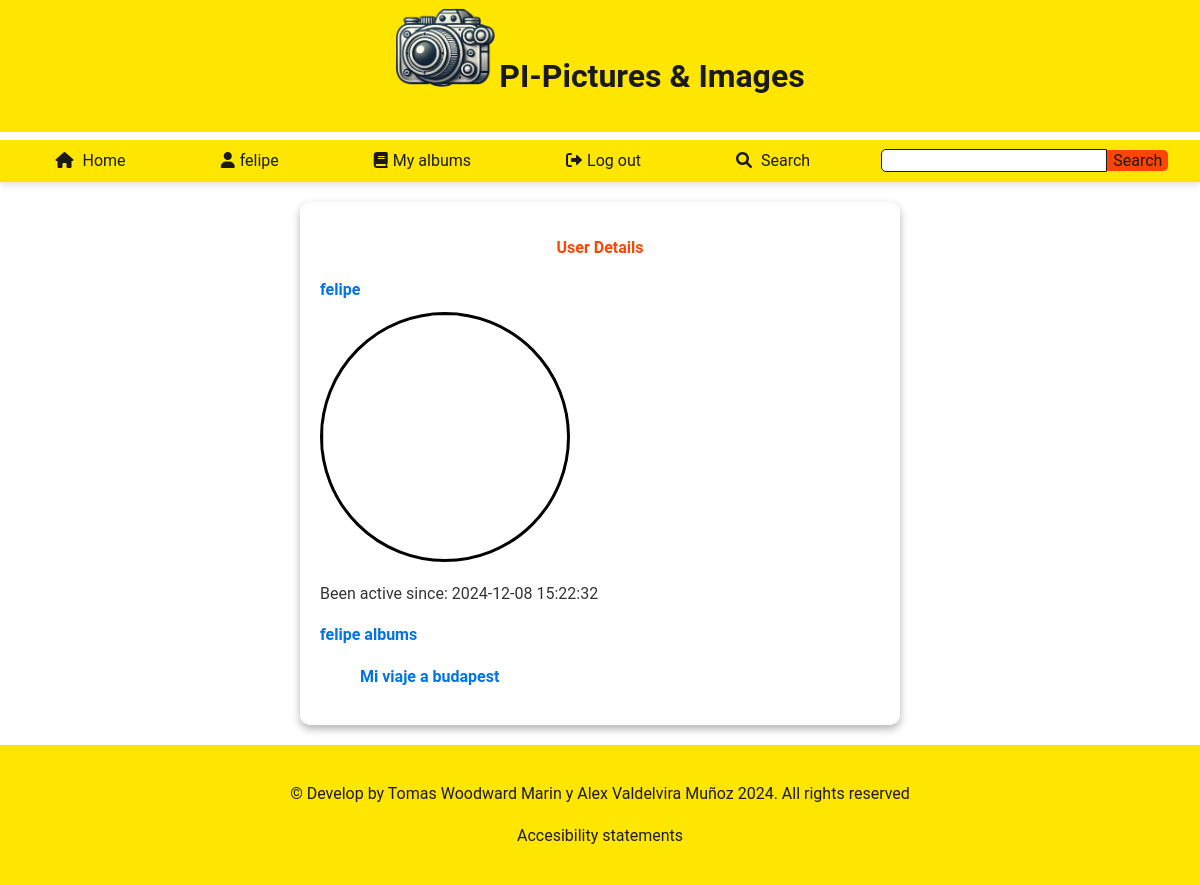
Page /index.php?action=userDetails&id=15 (signed in) on the committed database.
### tables this page shows
CREATE TABLE `usuarios` (
  `idUsuario` int(11) NOT NULL,
  `nomUsuario` text NOT NULL,
  `clave` text NOT NULL,
  `email` text NOT NULL,
  `sexo` tinyint(4) NOT NULL,
  `fNacimiento` date NOT NULL,
  `ciudad` text NOT NULL,
  `pais` int(11) NOT NULL,
  `foto` text NOT NULL,
  `fRegistro` timestamp NOT NULL DEFAULT current_timestamp() ON UPDATE current_timestamp(),
  `estilo` int(11) NOT NULL
);

CREATE TABLE `albumes` (
  `idAlbum` int(11) NOT NULL,
  `titulo` text NOT NULL,
  `descripcion` text NOT NULL,
  `usuario` int(11) NOT NULL
);

### index.php (called while the page is built, shortened)
<?php
require_once 'controller/userController.php';
$controllerUser = new UserController();
$request = empty($_GET['action']) ? 'index' : $_GET['action'];
$parts = explode("?", $request);
$page = explode("/", $parts[0])[0];
$queryString = isset($parts[1]) ? $parts[1] : '';
parse_str($queryString, $params);
extract($params);
include(__DIR__ . "/view/$page.php");

### model/dbModel.php (called while the page is built, shortened)
<?php
class Database {
    private static $instance = null;
    private function __construct() {
        $config = parse_ini_file(__DIR__ . '/../config/config.ini', true);
        $dbConfig = $config['database'];
        $this->connection = new mysqli(
            $dbConfig['host'],
            $dbConfig['user'],
            $dbConfig['password'],
            $dbConfig['dbname']
        );
    }
    public static function getInstance() {
        if (self::$instance === null) {
            self::$instance = new Database();
        }
        return self::$instance->connection;
    }
}

### controller/userController.php (called while the page is built, shortened)
<?php
require_once __DIR__ . '/../model/userModel.php';
class UserController
{
    private $userModel;
    public function __construct()
    {
        $this->userModel = new UserModel();
    }
    public function getAlbums($username)
    {
        $albums = $this->userModel->getAlbums($username);
        return $albums;
    }
    public function getUser($username)
    {
        $user = $this->userModel->getUser($username);
        return $user;
    }
    public function getUserName($userId)
    {
        $userName = $this->userModel->getUserName($userId);
        return $userName;
    }
}
?>

### model/userModel.php (called while the page is built, shortened)
<?php
require_once 'dbModel.php';
class UserModel
{
	private $db;
	public function __construct()
	{
		$this->db = Database::getInstance();
	}
	public function getAlbums($username)
	{
		$userId = $this->getUserId($username);
		$statements = $this->db->prepare("SELECT * FROM albumes WHERE Usuario = ? ORDER BY titulo DESC");
		$statements->bind_param("i", $userId);
		$statements->execute();
		$result = $statements->get_result();
		return $result->fetch_all(MYSQLI_ASSOC);
	}
	public function getUser($username)
	{
		$statements = $this->db->prepare("SELECT * FROM usuarios WHERE nomUsuario = ?");
		$statements->bind_param("s", $username);
		$statements->execute();
		$result = $statements->get_result();
		return $result->fetch_assoc();
	}
	public function getUserId($username)
	{
		$statements = $this->db->prepare("SELECT idUsuario FROM usuarios WHERE nomUsuario = ?");
		$statements->bind_param("s", $username);
		$statements->execute();
		$result = $statements->get_result();
		$row = $result->fetch_assoc();
		return $row["idUsuario"];
	}
	public function getUserName($userId)
	{
		$statements = $this->db->prepare("SELECT nomUsuario from `usuarios` where idUsuario = ?");
		$statements->bind_param("i", $userId);
		$statements->execute();
		$result = $statements->get_result();
		return $result->fetch_assoc();
	}
}
?>

### view/userDetails.php (the view, shortened to what this page needs)
<?php
$htmlTitle = 'User Details';
include 'layout/start.php';
include 'layout/header.php';
include 'layout/navAuth.php';
$idUsuario = $_GET['id'] ;
$username = $controllerUser->getUserName($idUsuario);
$user = $controllerUser->getUser($username['nomUsuario']);
$albums = $controllerUser->getAlbums($username["nomUsuario"]);
?>
<main>
    <h2><?=$htmlTitle?></h2>
    <h3><?=$user['nomUsuario']?></h3>
    <img src="<?php echo file_exists($user['foto']) ? $user['foto'] : 'img/profileStandard.jpg'; ?>" style="width: 250px; height: 250px; border-radius: 50%; border: solid .2em black; margin-right: 4em;">
    <p>Been active since: <?=$user['fRegistro']?></p>
<?php
    if ($albums) {
        echo '<h3>'.$user['nomUsuario'].' albums</h3>';
        foreach ($albums as $album) {
            echo '<figure>';
            echo '<h3>' . htmlspecialchars($album['titulo'], ENT_QUOTES, 'UTF-8') . '</h3>';
            echo '</figure>';
        }
    }else{
        echo '<p>No albums found for this user</p>';
    }
?>
</main>
<?php
include 'layout/footer.php';
include 'layout/end.php';
?>

### view/css/highContrast/variablesContraste.css (style rules this page uses)
:root { --background-color: #ffffff; --text-color: #1a1a1a; --header-background-color: #ffe600; --header-text-color: #1a1a1a; --link-color: #0073e6; --nav-background-color: #ffe600; --nav-link-hover-background-color: #ff4500; --nav-link-hover-color: #1a1a1a; --input-border-color: #1a1a1a; --button-background-color: #ff4500; --button-hover-background-color: #d33800; --footer-background-color: #ffe600; --footer-text-color: #1a1a1a; --main-background-color: #ffffff; --main-text-color: #1a1a1a; --figure-text-color: #333333; --link-hover-background-color: #ff4500; --form-background-color: #f5f5f5; --form-text-color: #1a1a1a; --input-background-color: #e6e6e6; --input-hover-background-color: #cccccc; --input-border-color: #1a1a1a; --submit-button-background-color: #ff4500; --submit-button-hover-background-color: #d33800; --submit-button-text-color: #1a1a1a; --list-item-background-color: #ffe600; --list-item-hover-background-color: #ff4500; --list-item-text-color: #1a1a1a; --list-item-hover-text-color: #ffffff; --box-shadow-color: rgba(0, 0, 0, 0.3); --heading2-color: #ff4500; --heading3-color: #0073e6; --paragraph-color: #333333; }

### view/css/default/variables.css (style rules this page uses)
:root { --background-color: #F3F4F6; --text-color: #121629; --header-background-color: #232946; --header-text-color: white; --link-color: #121629; --nav-background-color: #232946; --nav-link-hover-background-color: #474747; --nav-link-hover-color: #f0f0f0; --input-border-color: #ddd; --button-background-color: #007bff; --button-hover-background-color: #0056b3; --footer-background-color: #232946; --footer-text-color: white; --main-background-color: #f0f4f8; --main-text-color: #474747; --figure-text-color: #333; --link-hover-background-color: #a4a4a4; --form-background-color: #f8f9fa; --form-text-color: #333; --input-background-color: #e0e0e0; --input-hover-background-color: #a5a5a5; --input-border-color: #333; --submit-button-background-color: #007bff; --submit-button-hover-background-color: #0365ce; --submit-button-text-color: white; --list-item-background-color: #333; --list-item-hover-background-color: #007bff; --list-item-text-color: #f0f0f0; --list-item-hover-text-color: #fff; --box-shadow-color: rgba(0, 0, 0, 0.1); --heading2-color: #007bff; --heading3-color: #495057; --paragraph-color: #343a40; --font-size-small: 1rem; --font-size-big: 2rem; --font-size-icon: 1rem; --line-height-base: 1.6; }

### view/css/default/global.css (style rules this page uses)
* { box-sizing: border-box; font-family: 'Roboto'; }

### rows in the picture
usuarios: nomUsuario "felipe", fRegistro "2024-12-08 15:22:32"
albumes: titulo "Mi viaje a budapest"

### other values in the picture
$userName "felipe"
$htmlTitle "User Details"
